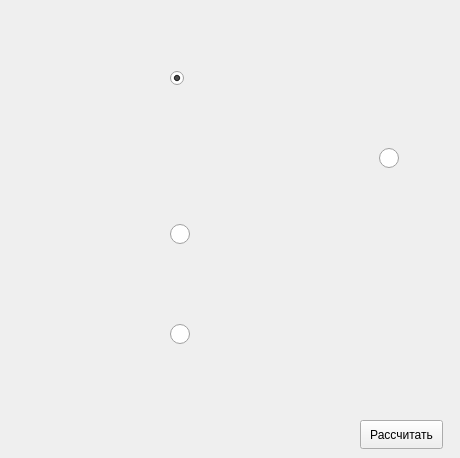
       <widget class="QWidget" name="shema1">
        <attribute name="title">
         <string>Схема 2</string>
        </attribute>
        <widget class="QRadioButton" name="shema1_button1">
         <property name="geometry">
          <rect>
           <x>170</x>
           <y>67</y>
           <width>22</width>
           <height>22</height>
          </rect>
         </property>
         <property name="sizeIncrement">
          <size>
           <width>30</width>
           <height>30</height>
          </size>
         </property>
         <property name="baseSize">
          <size>
           <width>30</width>
           <height>30</height>
          </size>
         </property>
         <property name="styleSheet">
          <string notr="true">QRadioButton::indicator
{
width : 20px;
height : 20px;

}
background-color: rgb(255, 255, 255);
color: rgb(255, 255, 255);
alternate-background-color: rgb(255, 255, 255);</string>
         </property>
         <property name="text">
          <string/>
         </property>
         <property name="iconSize">
          <size>
           <width>50</width>
           <height>50</height>
          </size>
         </property>
         <property name="checked">
          <bool>true</bool>
         </property>
        </widget>
        <widget class="QRadioButton" name="shema1_button2">
         <property name="geometry">
          <rect>
           <x>170</x>
           <y>223</y>
           <width>22</width>
           <height>22</height>
          </rect>
         </property>
         <property name="sizeIncrement">
          <size>
           <width>30</width>
           <height>30</height>
          </size>
         </property>
         <property name="baseSize">
          <size>
           <width>30</width>
           <height>30</height>
          </size>
         </property>
         <property name="styleSheet">
          <string notr="true">QRadioButton::indicator
{
width : 20px;
height : 20px;
}</string>
         </property>
         <property name="text">
          <string/>
         </property>
         <property name="iconSize">
          <size>
           <width>50</width>
           <height>50</height>
          </size>
         </property>
        </widget>
        <widget class="QRadioButton" name="shema1_button4">
         <property name="geometry">
          <rect>
           <x>379</x>
           <y>147</y>
           <width>22</width>
           <height>22</height>
          </rect>
         </property>
         <property name="sizeIncrement">
          <size>
           <width>30</width>
           <height>30</height>
          </size>
         </property>
         <property name="baseSize">
          <size>
           <width>30</width>
           <height>30</height>
          </size>
         </property>
         <property name="styleSheet">
          <string notr="true">QRadioButton::indicator
{
width : 20px;
height : 20px;
}</string>
         </property>
         <property name="text">
          <string/>
         </property>
         <property name="iconSize">
          <size>
           <width>50</width>
           <height>50</height>
          </size>
         </property>
        </widget>
        <widget class="QPushButton" name="shema1_button2_1">
         <property name="geometry">
          <rect>
           <x>193</x>
           <y>203</y>
           <width>80</width>
           <height>60</height>
          </rect>
         </property>
         <property name="minimumSize">
          <size>
           <width>80</width>
           <height>60</height>
          </size>
         </property>
         <property name="maximumSize">
          <size>
           <width>80</width>
           <height>60</height>
          </size>
         </property>
         <property name="text">
          <string/>
         </property>
         <property name="iconSize">
          <size>
           <width>80</width>
           <height>60</height>
          </size>
         </property>
         <property name="autoDefault">
          <bool>false</bool>
         </property>
         <property name="default">
          <bool>false</bool>
         </property>
         <property name="flat">
          <bool>true</bool>
         </property>
        </widget>
        <widget class="QPushButton" name="shema1_button3_1">
         <property name="geometry">
          <rect>
           <x>193</x>
           <y>303</y>
           <width>80</width>
           <height>60</height>
          </rect>
         </property>
         <property name="text">
          <string/>
         </property>
         <property name="iconSize">
          <size>
           <width>80</width>
           <height>60</height>
          </size>
         </property>
         <property name="autoDefault">
          <bool>false</bool>
         </property>
         <property name="default">
          <bool>false</bool>
         </property>
         <property name="flat">
          <bool>true</bool>
         </property>
        </widget>
        <widget class="QLabel" name="label_4">
         <property name="enabled">
          <bool>true</bool>
         </property>
         <property name="geometry">
          <rect>
           <x>0</x>
           <y>40</y>
           <width>451</width>
           <height>351</height>
          </rect>
         </property>
         <property name="frameShape">
          <enum>QFrame::Box</enum>
         </property>
         <property name="lineWidth">
          <number>0</number>
         </property>
         <property name="text">
          <string/>
         </property>
         <property name="pixmap">
          <pixmap resource="resource.qrc">:/img/shemi2/shema1.png</pixmap>
         </property>
        </widget>
        <widget class="QPushButton" name="shema1_button1_1">
         <property name="geometry">
          <rect>
           <x>193</x>
           <y>48</y>
           <width>80</width>
           <height>60</height>
          </rect>
         </property>
         <property name="minimumSize">
          <size>
           <width>80</width>
           <height>60</height>
          </size>
         </property>
         <property name="maximumSize">
          <size>
           <width>82</width>
           <height>62</height>
          </size>
         </property>
         <property name="text">
          <string/>
         </property>
         <property name="iconSize">
          <size>
           <width>80</width>
           <height>60</height>
          </size>
         </property>
         <property name="autoDefault">
          <bool>false</bool>
         </property>
         <property name="default">
          <bool>false</bool>
         </property>
         <property name="flat">
          <bool>true</bool>
         </property>
        </widget>
        <widget class="QRadioButton" name="shema1_button3">
         <property name="geometry">
          <rect>
           <x>170</x>
           <y>323</y>
           <width>22</width>
           <height>22</height>
          </rect>
         </property>
         <property name="sizeIncrement">
          <size>
           <width>30</width>
           <height>30</height>
          </size>
         </property>
         <property name="baseSize">
          <size>
           <width>30</width>
           <height>30</height>
          </size>
         </property>
         <property name="styleSheet">
          <string notr="true">QRadioButton::indicator
{
width : 20px;
height : 20px;
}</string>
         </property>
         <property name="text">
          <string/>
         </property>
         <property name="iconSize">
          <size>
           <width>50</width>
           <height>50</height>
          </size>
         </property>
        </widget>
        <widget class="QPushButton" name="shema1_button4_1">
         <property name="geometry">
          <rect>
           <x>359</x>
           <y>168</y>
           <width>60</width>
           <height>80</height>
          </rect>
         </property>
         <property name="minimumSize">
          <size>
           <width>60</width>
           <height>60</height>
          </size>
         </property>
         <property name="text">
          <string/>
         </property>
         <property name="iconSize">
          <size>
           <width>60</width>
           <height>80</height>
          </size>
         </property>
         <property name="autoDefault">
          <bool>false</bool>
         </property>
         <property name="default">
          <bool>false</bool>
         </property>
         <property name="flat">
          <bool>true</bool>
         </property>
        </widget>
        <widget class="QPushButton" name="shema1_calculate">
         <property name="geometry">
          <rect>
           <x>360</x>
           <y>420</y>
           <width>83</width>
           <height>29</height>
          </rect>
         </property>
         <property name="text">
          <string>Рассчитать</string>
         </property>
        </widget>
        <zorder>label_4</zorder>
        <zorder>shema1_button1</zorder>
        <zorder>shema1_button2</zorder>
        <zorder>shema1_button4</zorder>
        <zorder>shema1_button2_1</zorder>
        <zorder>shema1_button3_1</zorder>
        <zorder>shema1_button1_1</zorder>
        <zorder>shema1_button3</zorder>
        <zorder>shema1_button4_1</zorder>
        <zorder>shema1_calculate</zorder>
       </widget>
